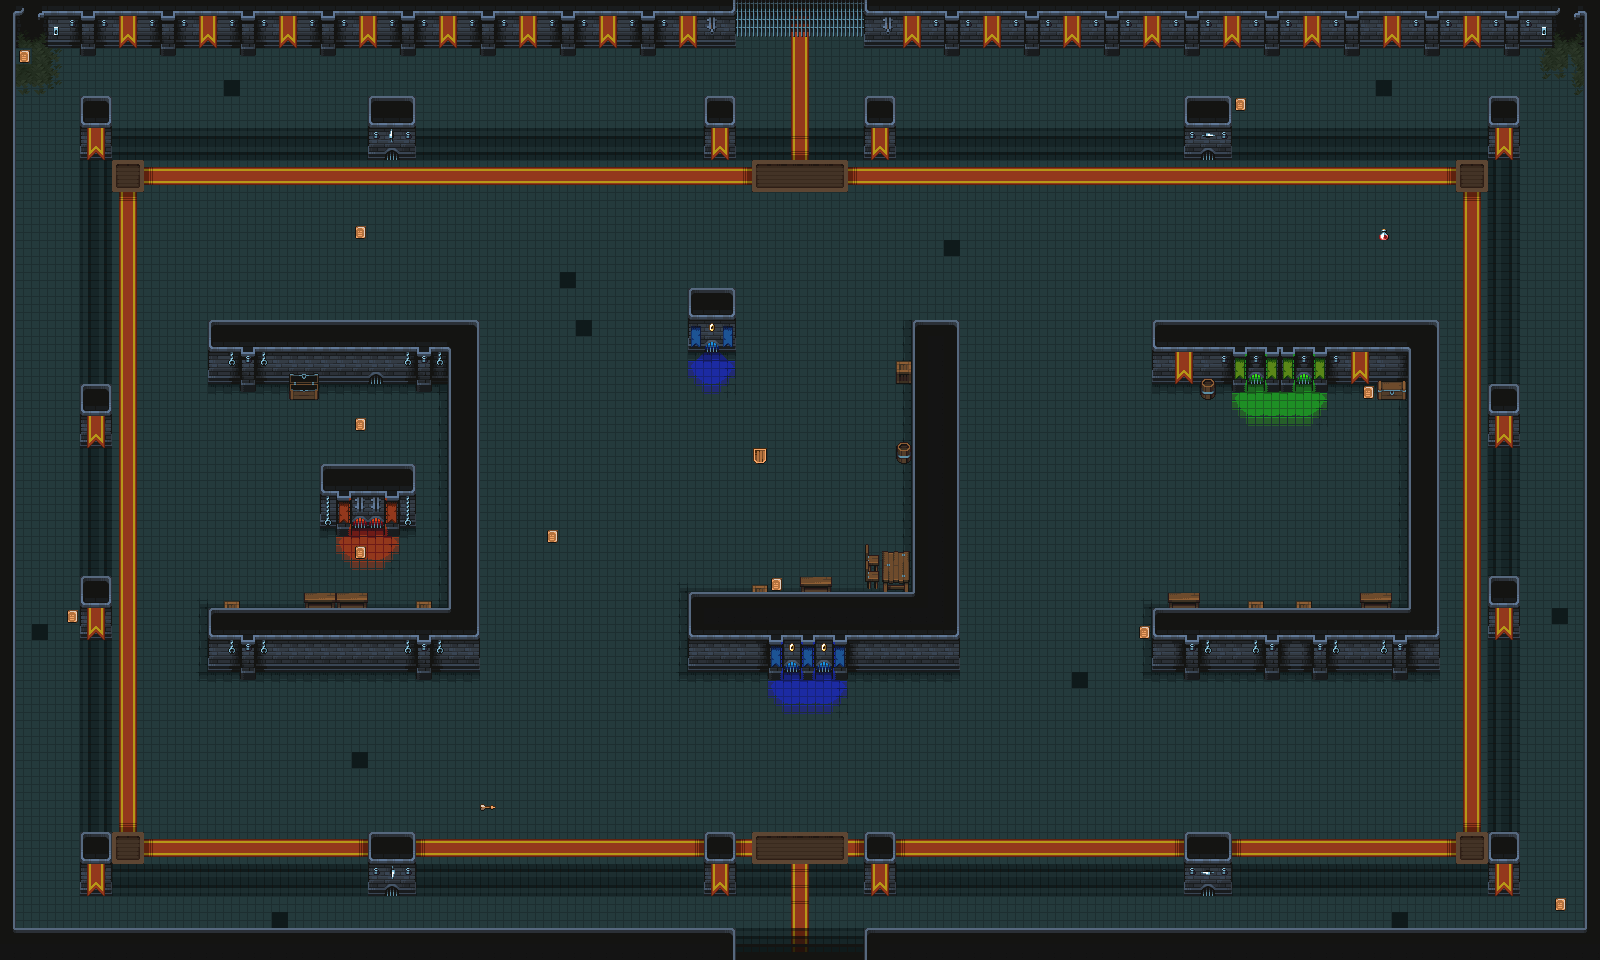

This game map was drawn from its Tiled (.tmx) file and the tilesets committed beside it. A one-line description and the trimmed map source follow:
An orthogonal 100x60 tile map with 16x16 px tiles, 9 tile layers (Ground, Tome, Collision, Background, ...), 2 tilesets.

<map version="1.10" tiledversion="1.10.2" orientation="orthogonal" renderorder="right-down" width="100" height="60" tilewidth="16" tileheight="16" infinite="0" nextlayerid="10" nextobjectid="1">
 <editorsettings>
  <export target="Level2Map.JSON" format="json" />
 </editorsettings>
 <tileset firstgid="1" name="Tileset3" tilewidth="16" tileheight="16" tilecount="1024" columns="32">
  <image source="Tileset3.png" width="512" height="512" />
 </tileset>
 <tileset firstgid="1025" name="Tileset2" tilewidth="16" tileheight="16" tilecount="1024" columns="32">
  <image source="../Level1/Tileset2.png" width="512" height="512" />
 </tileset>
 <layer id="1" name="Ground" width="100" height="60">
  <data>[6000 cells, 5984 non-empty, 45 distinct tile ids]</data>
 </layer>
 <layer id="6" name="Tome" width="100" height="60">
  <data>[6000 cells, 1 non-empty, 1 distinct tile ids]</data>
 </layer>
 <layer id="2" name="Collision" width="100" height="60">
  <data>[6000 cells, 1316 non-empty, 98 distinct tile ids]</data>
 </layer>
 <layer id="5" name="Background" width="100" height="60">
  <data>[6000 cells, 741 non-empty, 51 distinct tile ids]</data>
 </layer>
 <layer id="7" name="Shield" width="100" height="60">
  <data>[6000 cells, 1 non-empty, 1 distinct tile ids]</data>
 </layer>
 <layer id="8" name="Potion" width="100" height="60">
  <data>[6000 cells, 1 non-empty, 1 distinct tile ids]</data>
 </layer>
 <layer id="9" name="Damageup" width="100" height="60">
  <data>[6000 cells, 1 non-empty, 1 distinct tile ids]</data>
 </layer>
 <layer id="4" name="Final-Line" width="100" height="60">
  <data>[6000 cells, 16 non-empty, 8 distinct tile ids]</data>
 </layer>
 <layer id="3" name="Bar-Closed" width="100" height="60">
  <data>[6000 cells, 24 non-empty, 3 distinct tile ids]</data>
 </layer>
</map>
